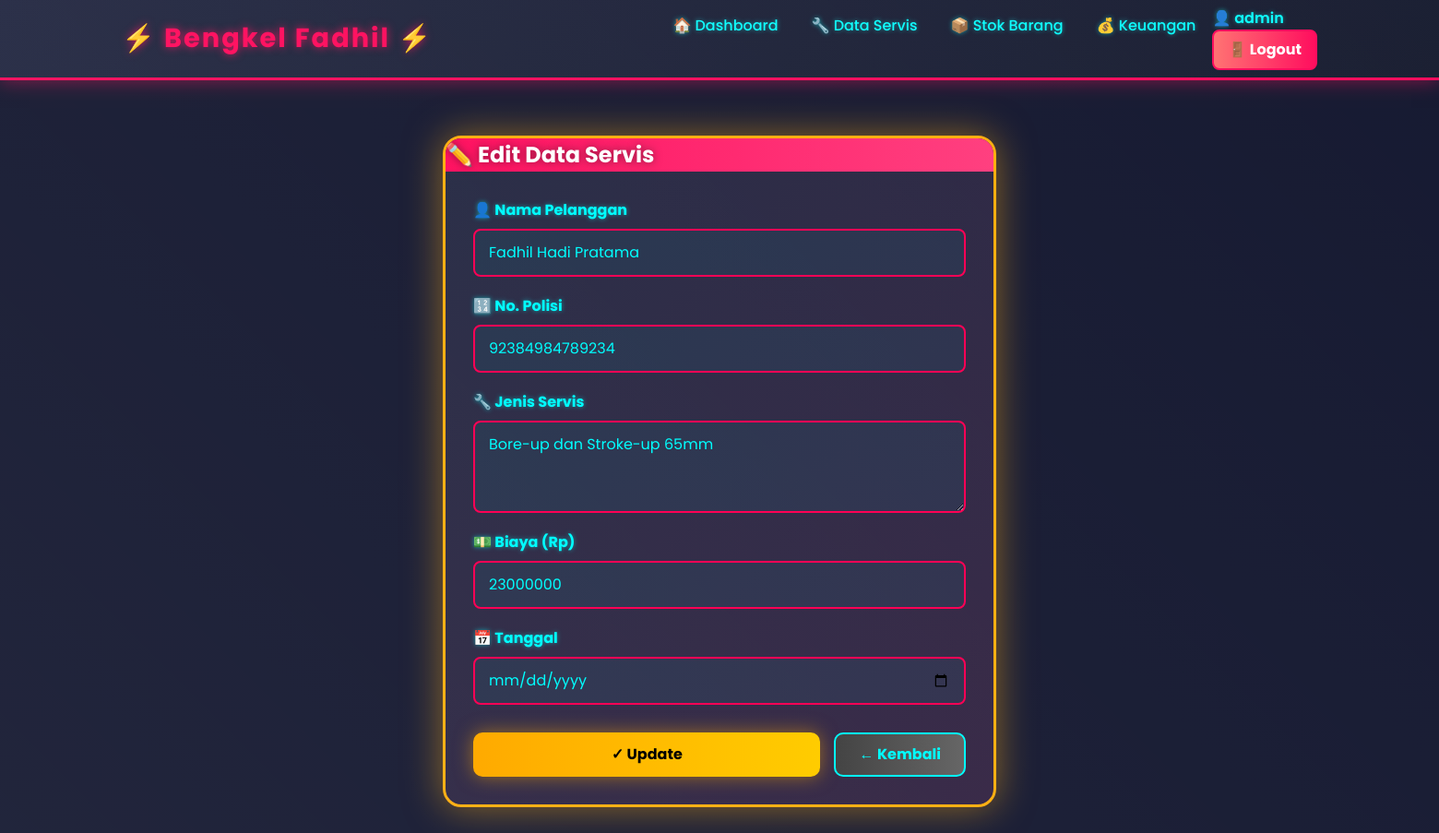
Page /edit.php?id=2 (signed in) on the committed database.
### tables this page shows
CREATE TABLE `servis` (
  `id` int(11) NOT NULL,
  `nama_pelanggan` varchar(100) NOT NULL,
  `nopol` varchar(20) NOT NULL,
  `jenis_servis` varchar(100) NOT NULL,
  `biaya` int(11) NOT NULL,
  `tanggal` date NOT NULL
);

### edit.php (the view, shortened to what this page needs)
<?php
include 'koneksi.php';
$id = (int)$_GET['id'];
$stmt = $koneksi->prepare("SELECT * FROM servis WHERE id=?");
$stmt->bind_param("i", $id);
$stmt->execute();
$result = $stmt->get_result();
$data = $result->fetch_assoc();
?>
<!DOCTYPE html>
<html>
<head>
    <link href="https://cdn.jsdelivr.net/npm/bootstrap@5.3.0/dist/css/bootstrap.min.css" rel="stylesheet">
</head>
<body>
    <?php include 'navbar.php'; ?>
    <div class="form-container">
        <div class="form-card">
            <div class="card-header">✏️ Edit Data Servis</div>
            <div class="card-body">
                <form method="POST" action="">
                    <div class="form-group">
                        <label>👤 Nama Pelanggan</label>
                        <input type="text" name="nama" class="form-control" value="<?php echo htmlspecialchars($data['nama_pelanggan']); ?>" required>
                    </div>
                    <div class="form-group">
                        <label>🔢 No. Polisi</label>
                        <input type="text" name="nopol" class="form-control" value="<?php echo htmlspecialchars($data['nopol']); ?>" required>
                    </div>
                    <div class="form-group">
                        <label>🔧 Jenis Servis</label>
                        <textarea name="servis" class="form-control" required><?php echo htmlspecialchars($data['jenis_servis']); ?></textarea>
                    </div>
                    <div class="form-group">
                        <label>💵 Biaya (Rp)</label>
                        <input type="number" name="biaya" class="form-control" value="<?php echo (int)$data['biaya']; ?>" min="0" required>
                    </div>
                    <div class="form-group">
                        <label>📅 Tanggal</label>
                        <input type="date" name="tanggal" class="form-control" value="<?php echo $data['tanggal']; ?>" required>
                    </div>
                    <div class="btn-group">
                        <button type="submit" name="update" class="btn-update">✓ Update</button>
                        <a href="index.php" class="btn-kembali">← Kembali</a>
                    </div>
                </form>
            </div>
        </div>
    </div>
</body>
</html>

### edit.php (style rules this page uses)
.form-container { animation: fadeIn 0.5s ease-out; min-height: 100vh; display: flex; align-items: center; justify-content: center; padding: 20px; }
.form-card { background: linear-gradient(135deg, #1a1f3a 0%, #2a1a3a 100%); border: 3px solid #ffaa00; border-radius: 20px; box-shadow: 0 0 40px rgba(255, 170, 0, 0.5); width: 100%; max-width: 600px; animation: slideUp 0.6s ease-out; overflow: hidden; }
.form-card::before { content: ''; position: absolute; top: -50%; left: -50%; width: 200%; height: 200%; background: linear-gradient(45deg, transparent, rgba(255, 255, 255, 0.1), transparent); animation: shine 3s infinite; }
.card-header { background: linear-gradient(90deg, #ffaa00, #ffcc00); color: #000; font-size: 1.5rem; font-weight: bold; text-shadow: 0 0 10px rgba(0, 0, 0, 0.3); border: none; }
.card-body { position: relative; z-index: 1; padding: 30px; }
.form-group { margin-bottom: 20px; animation: slideUp 0.6s ease-out; }
.form-group:nth-child(1) { animation-delay: 0.1s; }
.form-group:nth-child(2) { animation-delay: 0.15s; }
.form-group:nth-child(3) { animation-delay: 0.2s; }
.form-group:nth-child(4) { animation-delay: 0.25s; }
.form-group:nth-child(5) { animation-delay: 0.3s; }
label { color: #00ffff; font-weight: bold; text-shadow: 0 0 5px rgba(0, 255, 255, 0.5); margin-bottom: 8px; display: block; }
.form-control, .form-select { transition: all 0.3s ease; padding: 12px 15px; }
.btn-group { display: flex; gap: 15px; margin-top: 30px; animation: slideUp 0.6s ease-out 0.35s both; }
.btn-update { background: linear-gradient(90deg, #ffaa00, #ffcc00); border: none; color: #000; font-weight: bold; padding: 12px 30px; border-radius: 10px; font-size: 1rem; transition: all 0.3s ease; box-shadow: 0 0 20px rgba(255, 170, 0, 0.5); flex: 1; }
.btn-kembali { background: linear-gradient(90deg, #444, #666); border: 2px solid #00ffff; color: #00ffff; font-weight: bold; padding: 10px 25px; border-radius: 10px; font-size: 1rem; transition: all 0.3s ease; text-decoration: none; display: inline-flex; align-items: center; justify-content: center; }
textarea.form-control { resize: vertical; min-height: 100px; }

### navbar.php (style rules this page uses)
* { margin: 0; padding: 0; box-sizing: border-box; }
body { background: #0a0e27; color: #fff; font-family: 'Poppins', sans-serif; overflow-x: hidden; }
.card-header { background: linear-gradient(90deg, #ff0055 0%, #ff3377 100%); color: #fff; font-weight: bold; text-shadow: 0 0 10px rgba(0, 0, 0, 0.5); border-radius: 13px 13px 0 0; }
.form-control, .form-select { background: rgba(0, 255, 255, 0.05); color: #00ffff; border: 2px solid #ff0055; border-radius: 8px; transition: all 0.3s ease; }
.form-control::placeholder { color: rgba(0, 255, 255, 0.5); }
button, a, input, select, textarea { transition: all 0.3s ease; }

### rows in the picture
servis: nama "Fadhil Hadi Pratama", nopol "92384984789234", servis "Bore-up dan Stroke-up 65mm", biaya "23000000"

### other values in the picture
$_SESSION['admin_username'] "admin"
